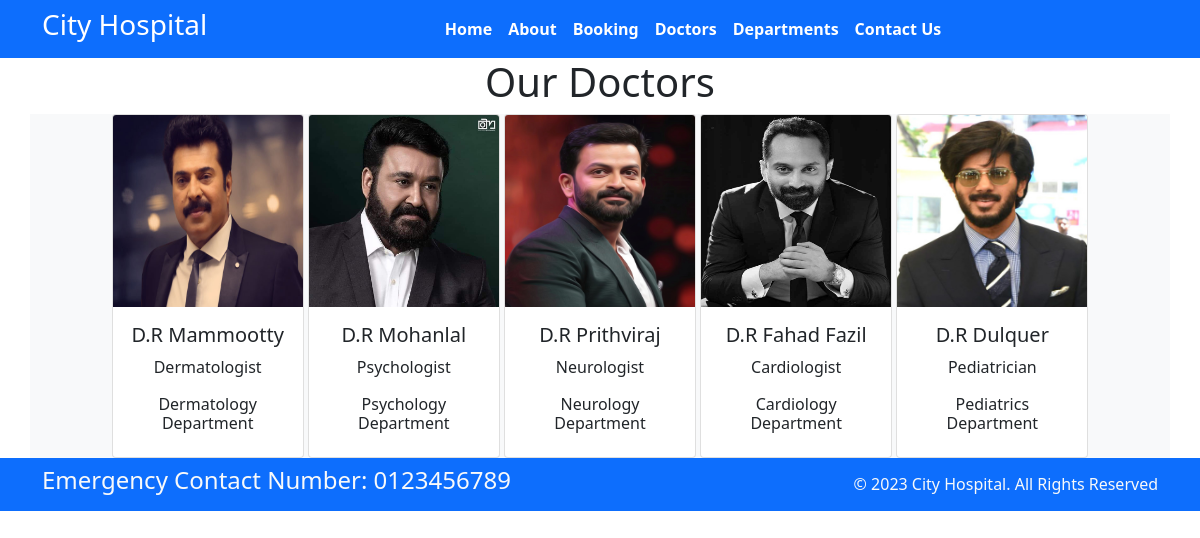
The app's page /doctors/ with its own data.
### home/models.py (models this page shows, shortened)
class Doctors(models.Model):
    doc_name = models.CharField(max_length=250)
    doc_spec = models.CharField(max_length=250)
    dept_name = models.ForeignKey(Departments,on_delete=models.CASCADE)
    doc_image = models.ImageField(upload_to='doctors')

class Departments(models.Model):
    dept_name = models.CharField(max_length=250)
    dept_description = models.TextField()
    def __str__(self):
        return self.dept_name

### home/views.py (the view)
# urls.py: path('doctors/', views.doctors,name='doctors'),
def doctors(request):
    dict_docs={
        'doctors':Doctors.objects.all()
    }
    return render(request,'doctors.html',dict_docs)

### templates/doctors.html (shortened to what this page needs)
{% extends "base.html" %}
{% block content %}
<h1 class="text-center"> Our Doctors</h1>
<div class='container text-center bg-light'>
{% for d in doctors %}
<div class="card text-center" style="width: 12rem; display:inline-block">
    <img src="{{d.doc_image.url}}" class="card-img-top" alt="..." style="height: 12em;">
    <div class="card-body">
      <h5 class="card-title">D.R {{d.doc_name}}</h5>
      <p class="card-text">{{d.doc_spec}}</p>
      <h6>{{d.dept_name}} Department</h6>
    </div>
  </div>
{% endfor %}
</div>
{% endblock  %}

### templates/base.html (shortened to what this page needs)
{% load static %}
<!DOCTYPE html>
<html>
  <head>
    <link rel="stylesheet"
      href=" https://cdn.jsdelivr.net/npm/bootstrap@5.1.3/dist/css/bootstrap.min.css ">
    <link rel="stylesheet"
      href="https://use.fontawesome.com/releases/v5.2.0/css/all.css">
    <link rel="stylesheet"
    href="{% static '/css/style.css' %}">
  </head>
  <body>
    <nav class="navbar bg-primary navbar-expand-md ">
      <div class="container">
        <div class="col-2 text-left pl-md-0">
          <h3 class="text-white"> City Hospital </h3>
        </div>
        <div
          class="collapse navbar-collapse justify-content-center col-md-8 navbar-collapse-3">
          <ul class="navbar-nav justify-content-center  fw-bold">
            <li class="nav-item active">
              <a class="nav-link text-white" href="{% url "home" %}">Home </a>
            </li>
            <li class="nav-item">
              <a class="nav-link text-white" href="{% url "about" %}">About</a>
            </li>
            <li class="nav-item">
              <a class="nav-link text-white" href="{% url "booking" %}">Booking</a>
            </li>
            <li class="nav-item">
              <a class="nav-link text-white" href="{% url "doctors" %}">Doctors</a>
            </li>
			 <li class="nav-item">
              <a class="nav-link text-white" href="{% url "department" %}">Departments</a>
            </li>
            <li class="nav-item">
              <a class="nav-link text-white" href="{% url "contact" %}">Contact Us</a>
            </li>
          </ul>
        </div>
      </div>
    </nav>
{% block content %}
{% endblock  %}
    <section class="fixed">
      <footer class="pt-2 pb-2  bg-primary text-light">
        <div class="container">
          <div class="row align-items-center">
            <div class="col-12 col-md-8">
              <h4>Emergency Contact Number: 0123456789</h4>
            </div>
            <div class="col-12 col-md-4 mt-4 mt-md-0 text-center text-md-end">
              © 2023 City Hospital. All Rights Reserved
            </div>
          </div>
        </div>
      </footer>
    </section>
  </body>
</html>

### records on screen
Doctors: doc_image (picture), doc_name "Mammootty", doc_spec "Dermatologist", dept_name "Dermatology"
Doctors: doc_image (picture), doc_name "Mohanlal", doc_spec "Psychologist", dept_name "Psychology"
Doctors: doc_image (picture), doc_name "Prithviraj", doc_spec "Neurologist", dept_name "Neurology"
Doctors: doc_image (picture), doc_name "Fahad Fazil", doc_spec "Cardiologist", dept_name "Cardiology"
Doctors: doc_image (picture), doc_name "Dulquer", doc_spec "Pediatrician", dept_name "Pediatrics"
